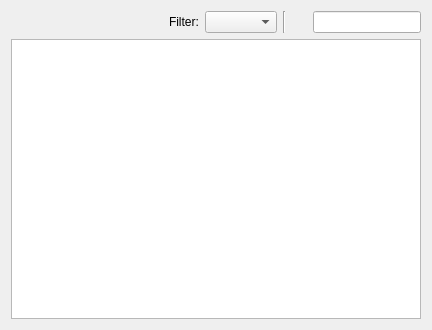
<?xml version="1.0" encoding="UTF-8"?>
<ui version="4.0">
 <class>Dialog</class>
 <widget class="QDialog" name="Dialog">
  <property name="geometry">
   <rect>
    <x>0</x>
    <y>0</y>
    <width>432</width>
    <height>330</height>
   </rect>
  </property>
  <property name="windowTitle">
   <string>Dialog</string>
  </property>
  <layout class="QVBoxLayout" name="verticalLayout">
   <item>
    <layout class="QHBoxLayout" name="horizontalLayout">
     <item>
      <spacer name="horizontalSpacer">
       <property name="orientation">
        <enum>Qt::Horizontal</enum>
       </property>
       <property name="sizeHint" stdset="0">
        <size>
         <width>40</width>
         <height>20</height>
        </size>
       </property>
      </spacer>
     </item>
     <item>
      <widget class="QLabel" name="label_filter">
       <property name="text">
        <string>Filter:</string>
       </property>
      </widget>
     </item>
     <item>
      <widget class="QComboBox" name="filterComboBox"/>
     </item>
     <item>
      <widget class="Line" name="line">
       <property name="orientation">
        <enum>Qt::Vertical</enum>
       </property>
      </widget>
     </item>
     <item>
      <widget class="QLabel" name="label">
       <property name="minimumSize">
        <size>
         <width>15</width>
         <height>15</height>
        </size>
       </property>
       <property name="maximumSize">
        <size>
         <width>15</width>
         <height>15</height>
        </size>
       </property>
       <property name="text">
        <string/>
       </property>
       <property name="pixmap">
        <pixmap resource="../../icons/icons.qrc">:/search_icon</pixmap>
       </property>
       <property name="scaledContents">
        <bool>true</bool>
       </property>
      </widget>
     </item>
     <item>
      <widget class="ButtonLineEdit" name="searchInput">
       <property name="sizePolicy">
        <sizepolicy hsizetype="Minimum" vsizetype="Fixed">
         <horstretch>0</horstretch>
         <verstretch>0</verstretch>
        </sizepolicy>
       </property>
      </widget>
     </item>
    </layout>
   </item>
   <item>
    <widget class="ProxyElementTableView" name="dataView">
     <property name="contextMenuPolicy">
      <enum>Qt::CustomContextMenu</enum>
     </property>
     <property name="editTriggers">
      <set>QAbstractItemView::NoEditTriggers</set>
     </property>
     <property name="sortingEnabled">
      <bool>true</bool>
     </property>
     <attribute name="horizontalHeaderVisible">
      <bool>true</bool>
     </attribute>
     <attribute name="verticalHeaderVisible">
      <bool>false</bool>
     </attribute>
     <attribute name="verticalHeaderHighlightSections">
      <bool>false</bool>
     </attribute>
    </widget>
   </item>
  </layout>
 </widget>
 <customwidgets>
  <customwidget>
   <class>ProxyElementTableView</class>
   <extends>QTableView</extends>
   <header>GEMEditor.widgets.views</header>
  </customwidget>
  <customwidget>
   <class>ButtonLineEdit</class>
   <extends>QLineEdit</extends>
   <header>GEMEditor.widgets.gui</header>
  </customwidget>
 </customwidgets>
 <resources>
  <include location="../../icons/icons.qrc"/>
 </resources>
 <connections>
  <connection>
   <sender>Dialog</sender>
   <signal>finished(int)</signal>
   <receiver>Dialog</receiver>
   <slot>save_dialog_geometry()</slot>
   <hints>
    <hint type="sourcelabel">
     <x>422</x>
     <y>32</y>
    </hint>
    <hint type="destinationlabel">
     <x>467</x>
     <y>57</y>
    </hint>
   </hints>
  </connection>
  <connection>
   <sender>Dialog</sender>
   <signal>finished(int)</signal>
   <receiver>Dialog</receiver>
   <slot>save_header_state()</slot>
   <hints>
    <hint type="sourcelabel">
     <x>222</x>
     <y>174</y>
    </hint>
    <hint type="destinationlabel">
     <x>222</x>
     <y>174</y>
    </hint>
   </hints>
  </connection>
 </connections>
 <slots>
  <slot>save_dialog_geometry()</slot>
  <slot>save_header_state()</slot>
 </slots>
</ui>
